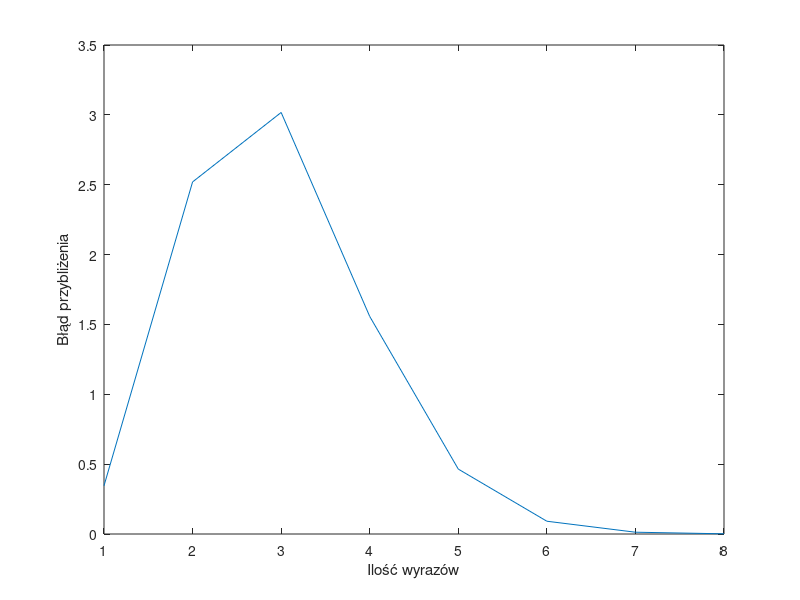

The MATLAB source for this figure:
% Dominik Michalczyk
% Badanie błędu przybliżenia wzorem Taylora dla funkcji cos(A)
% gdzie A jest macierzą kadratową.
% 30.03.2022

clc; clear; close all;

K = 8; % ilość wyrazów
size = 10; % wielkość macierzy kwadratowej

A = rand(size);
X = zeros(size);
Y = funm(A, @cos);

%funm(A,fun) evaluates the user-defined function fun at the square matrix argument
Yt{1} = funm(X, @cos); %pierwszy wyraz szeregu
err(1) = max(max(abs(Yt{1} - Y)));
for n=2:K
    Yt{n} = Yt{n-1} + ((-1).^(n-1)*A^(2*(n-1)))/factorial(2*(n-1)); 
    err(n) = max(max(abs(Yt{n}-Y))); %maksymalny błąd dla każdej z macierzy
end

x = 1:K;
figure(1)
    grid on;
    plot(x,err);
    xlabel("Ilość wyrazów");
    ylabel("Błąd przybliżenia");


